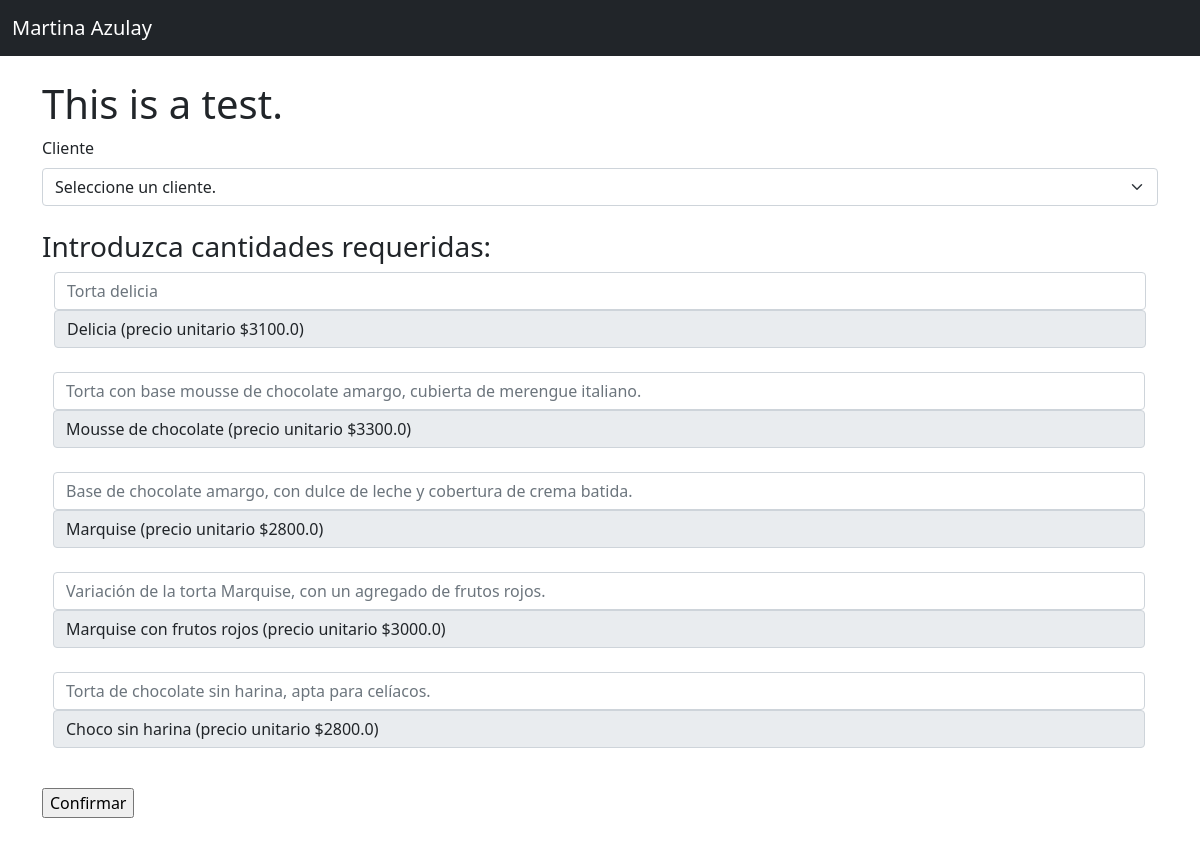
/realizar_pedido, run on the app's committed database.
### main/models.py (models this page shows)
class Producto(models.Model):
    descripcion = models.CharField(max_length=160)
    precio = models.FloatField()
    nombre = models.CharField(max_length=30, default='')
    imagen = models.ImageField(
        upload_to='main/static/imagenes_productos/', default=None)

### main/views.py (the view, shortened to what this page needs)
# urls.py: path('realizar_pedido', views.realizarPedido.as_view(), name='realizar_pedido')
class realizarPedido(View):
    template_name = 'main/pedidos/realizar_pedido.html'
    def get(self, *args, **kwargs: Any):
        clientes = get_list_or_404(Cliente)
        productos = get_list_or_404(Producto)
        context = {
            'clientes': clientes,
            'productos': productos
        }
        return render(self.request, self.template_name, context)

### main/templates/main/pedidos/realizar_pedido.html (shortened to what this page needs)
<!DOCTYPE html>
<html>
<head>
    <link href="https://cdn.jsdelivr.net/npm/bootstrap@5.1.3/dist/css/bootstrap.min.css" rel="stylesheet"
>
</head>
</head>
<body>
    <header>
        <nav class="navbar navbar-expand-md navbar-dark bg-dark mb-4">
            <div class="container-fluid">
                <a class="navbar-brand" href="/">Martina Azulay</a>
            </div>
        </nav>
    </header>
    <main>
        <div class="container">
            <h1>This is a test.</h1>
            <label for="exampleDataList" class="form-label">Cliente
            </label>
            <form action="/" method="post">
                <select class="form-select" aria-label="Default select example" name="seleccionCliente">
                    <option selected>Seleccione un cliente.</option>
                </select>
                <br>
                <h3>Introduzca cantidades requeridas:</h3>
                <div class="input-group mb-3">
                    {% for producto in productos %}
                    <div class="container">
                        <input type="number" class="form-control" placeholder="{{producto.descripcion}}"
                            aria-label="Recipient's username" aria-describedby="basic-addon2" name="Q_{{producto.id}}"
                            id="Q_{{producto.id}}">
                        <span class="input-group-text" id="basic-addon2">{{producto.nombre}} (precio unitario
                            ${{producto.precio}})</span>
                        <br>
                    </div>
                    {%endfor%}
                </div>
                <input type="submit" value="Confirmar">
            </form>
        </div>
        <br>
        <br>
    </main>
</body>
</html>

### data on the page
Producto: descripcion "Torta delicia", nombre "Delicia", precio "3100.0"
Producto: descripcion "Torta con base mousse de chocolate amargo, cubierta de merengue italiano.", nombre "Mousse de chocolate", precio "3300.0"
Producto: descripcion "Base de chocolate amargo, con dulce de leche y cobertura de crema batida.", nombre "Marquise", precio "2800.0"
Producto: descripcion "Variación de la torta Marquise, con un agregado de frutos rojos.", nombre "Marquise con frutos rojos", precio "3000.0"
Producto: descripcion "Torta de chocolate sin harina, apta para celíacos.", nombre "Choco sin harina", precio "2800.0"
